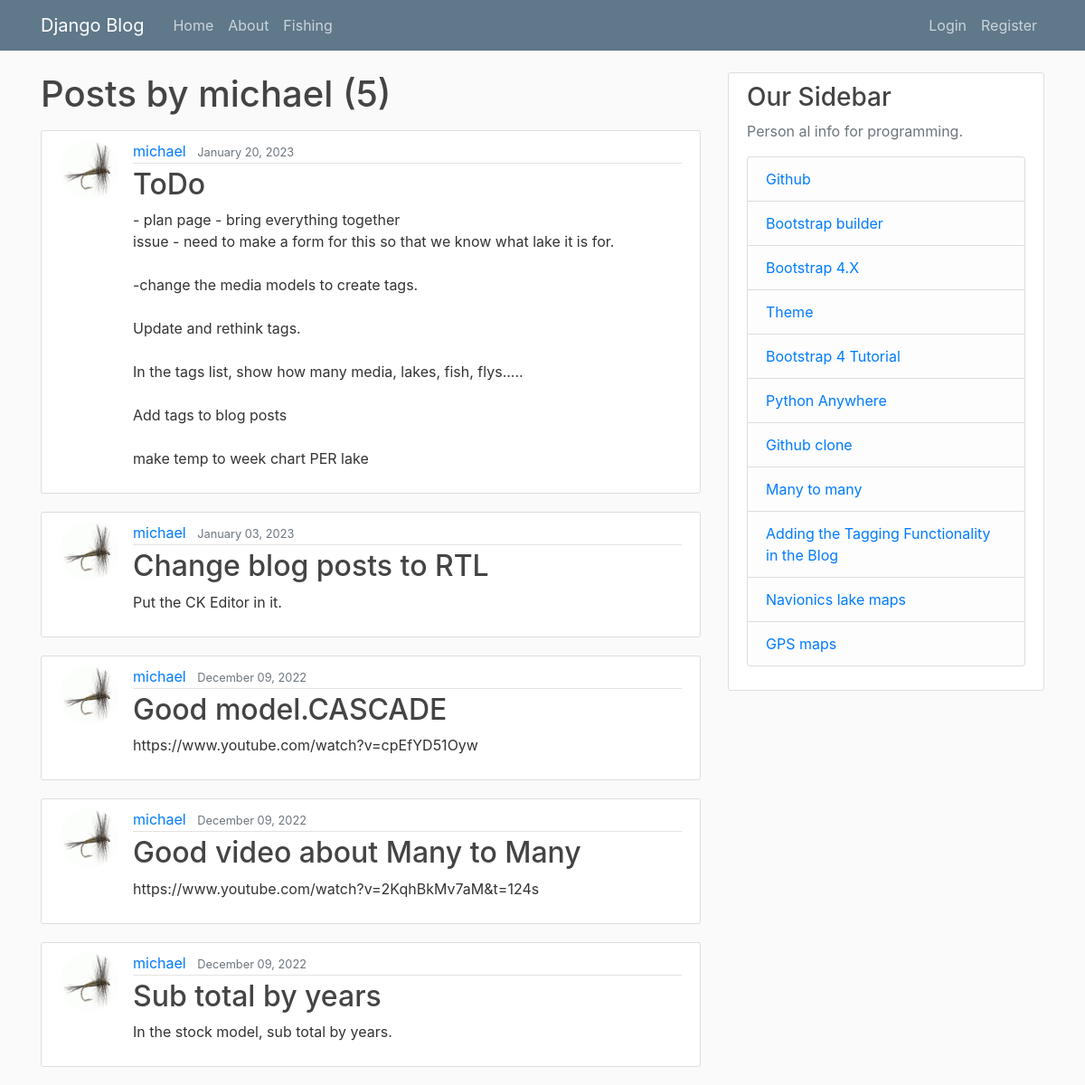
/blog/user/michael, run on the app's committed database.
### blog/models.py (models this page shows, shortened)
class Post(models.Model):
    title = models.CharField(max_length=100)
    content = models.TextField()
    date_posted = models.DateTimeField(default=timezone.now)
    author = models.ForeignKey(User, on_delete=models.CASCADE)

### users/models.py (models this page shows, shortened)
class Profile(models.Model):
    user = models.OneToOneField(User, on_delete=models.CASCADE)
    image = models.ImageField(default='default.jpg', upload_to='profile_pics')

### blog/views.py (the view)
# urls.py: path('user/<str:username>', UserPostListView.as_view(), name='user-posts'),
class UserPostListView(ListView):
    model = Post
    template_name = 'blog/user_posts.html'  # <app>/<model>_<viewtype>.html
    context_object_name = 'posts'
    paginate_by = 5
    def get_queryset(self):
        user = get_object_or_404(User, username=self.kwargs.get('username'))
        return Post.objects.filter(author=user).order_by('-date_posted')

### blog/templates/blog/user_posts.html (shortened to what this page needs)
{% extends "blog/base.html" %}
{% block content %}
    <h1 class="mb-3">Posts by {{ view.kwargs.username }} ({{ page_obj.paginator.count }})</h1>
    {% for post in posts %}
        <article class="media content-section">
          <img class="rounded-circle article-img" src="{{ post.author.profile.image.url }}">
          <div class="media-body">
            <div class="article-metadata">
              <a class="mr-2" href="{% url 'user-posts' post.author.username %}">{{ post.author }}</a>
              <small class="text-muted">{{ post.date_posted|date:"F d, Y" }}</small>
            </div>
            <h2><a class="article-title" href="{% url 'post-detail' post.id %}">{{ post.title }}</a></h2>
            <p class="article-content">{{ post.content }}</p>
          </div>
        </article>
    {% endfor %}
{% endblock content %}

### static/blog/main.css (style rules this page uses)
body { background: #fafafa; color: #333333; margin-top: 5rem; }
h1, h2, h3, h4, h5, h6 { color: #444444; }
.content-section { background: #ffffff; padding: 10px 20px; border: 1px solid #dddddd; border-radius: 3px; margin-bottom: 20px; }
.article-title { color: #444444; }
.article-content { white-space: pre-line; }
.article-img { height: 65px; width: 65px; margin-right: 16px; }
.article-metadata { padding-bottom: 1px; margin-bottom: 4px; border-bottom: 1px solid #e3e3e3 }

### data on the page
Post: author.profile.image (placeholder picture), author "michael", date_posted "January 20, 2023", title "ToDo", content "- plan page - bring everything together issue - need to make a form for this so that we know what lake it is for. -change the media models to create tags. Update and rethink tags. In the tags list, show how many media, lakes, fish, flys..... Add tags to blog posts make temp to week chart PER lake"
Post: author.profile.image (placeholder picture), author "michael", date_posted "January 03, 2023", title "Change blog posts to RTL", content "Put the CK Editor in it."
Post: author.profile.image (placeholder picture), author "michael", date_posted "December 09, 2022", title "Good model.CASCADE", content "https://www.youtube.com/watch?v=cpEfYD51Oyw"
Post: author.profile.image (placeholder picture), author "michael", date_posted "December 09, 2022", title "Good video about Many to Many", content "https://www.youtube.com/watch?v=2KqhBkMv7aM&t=124s"
Post: author.profile.image (placeholder picture), author "michael", date_posted "December 09, 2022", title "Sub total by years", content "In the stock model, sub total by years."

### other printed values
{{ view.kwargs.username }} "michael"
{{ page_obj.paginator.count }} "5"
